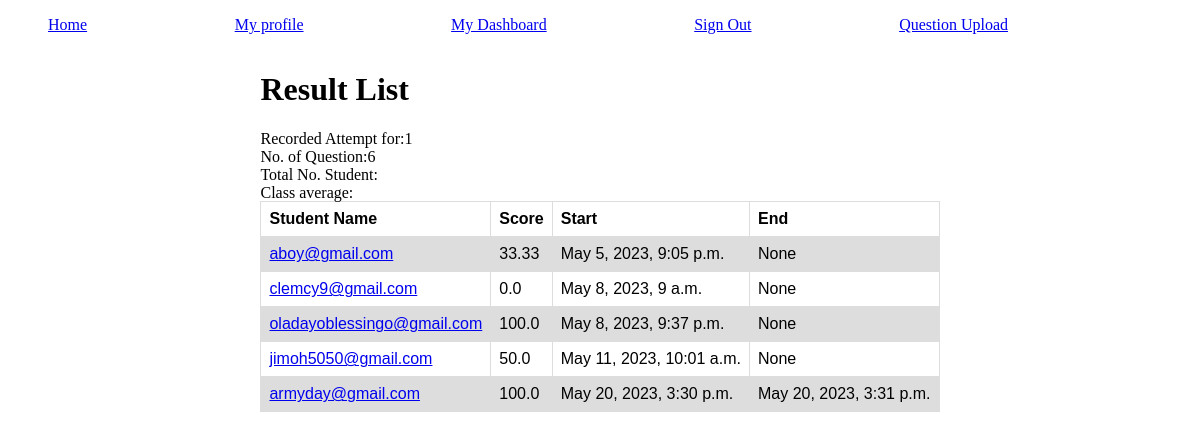
The app's page /quiz/result_list/2 (signed in) with its own data.
### cbt_app/models.py (models this page shows, shortened)
class Sitting(models.Model):
    user = models.ForeignKey(settings.AUTH_USER_MODEL, on_delete=models.DO_NOTHING)
    quiz = models.ForeignKey(Quiz,on_delete=models.DO_NOTHING)
    question_all = models.CharField(max_length=1024, verbose_name='All Questions', validators=[validate_comma_separated_integer_list])
    question_attempted = models.CharField(max_length=1024, verbose_name='Answered Questions', validators=[validate_comma_separated_integer_list])
    question_unattempted = models.CharField(max_length=1024, verbose_name='Unanswered Questions', validators=[validate_comma_separated_integer_list])
    question_failed = models.CharField(max_length=1024, verbose_name='Failed Questions', validators=[validate_comma_separated_integer_list])
    question_passed = models.CharField(max_length=1024, verbose_name='Passed Questions', validators=[validate_comma_separated_integer_list])
    question_choice_pair = models.JSONField(blank=True, default=dict, help_text='json format question choice pair')
    is_completed = models.BooleanField('Is completed', default=False)
    current_score = models.IntegerField(default=0)
    start_time =models.DateTimeField(auto_now_add=True)
    end_time =models.DateTimeField(null=True, blank=True)
    objects = models.Manager()
    sits = SittingManager()
    def get_score(self):
        all_quest = list(map(int,self.question_all.split(',')))
        total_quest = len(all_quest)
        total_points = self.current_score
        percent_score = (total_points/total_quest)*100
        return round(percent_score,2)

### auth1/models.py (models this page shows)
class User(AbstractUser):
    first_name = models.CharField(max_length=30, blank=False)
    last_name = models.CharField(max_length=30, blank=False)
    email = models.EmailField(unique=True, blank=False)
    is_student = models.BooleanField('Are you a student?',blank=False)
    USERNAME_FIELD = 'email'
    REQUIRED_FIELDS = ['first_name','last_name','username','is_student']
    def __str__(self):
        return self.email

### cbt_app/views.py (the view)
# urls.py: path('result_list/<int:quiz_id>', view=result_list, name='result_list'),
@login_required
def result_list(request,quiz_id):
    user = request.user
    if not user.is_student:
        contents = Quiz.objects.filter(examiner=user)
        sitting = Sitting.objects.filter(quiz__examiner=user)
        quiz_sit_pair ={
            x:x.get_score() for x in sitting
        }
        sits = Sitting.objects.filter(quiz__id =quiz_id)
        context = {
            'quiz_attempt':sits.count(),
            'quiz_total_question':len(sits[0].question_all.split(',')),
            'contents':contents,
            'sittings':sitting,
            'quiz_pair':quiz_sit_pair,
        }
        return render(request, 'result_list.html', context)

### templates/result_list.html (shortened to what this page needs)
{% extends 'base.html' %}
{% block content %}
{% if user.is_student %}
<div class="container" style="width: 100vw; display: flex; justify-content: center;">
    <div class="parent">
        <h1>
            User Dashboard
        </h1>
        <h2>
            {% for message in messages %}
                {{message}}
            {% endfor %}
        </h2>
        <table style="width: 100%;">
            <tr>
                <thead>Available Exams</thead>
            </tr>
            <tr>
                <th>Exams Title</th>
                <th>Subject(course)</th>
                <th>Class(level)</th>
                <th>Duration (min)</th>
            </tr>
            {% for quiz in contents %}
            <tr>
                <td><a href="{% url 'cbt_app:take_quiz' quiz.id %}">{{quiz}}</a></td>
                <td>{{quiz.course}}</td>
                <td>{{quiz.level}}</td>
                <td>{{quiz.duration}}</td>
            </tr>
            {% endfor %}
        </table>
    </div>
</div>
{% else %}
<div class="container" style="width: 100vw; display: flex; justify-content: center;">
    <div class="parent">
        <h1>
            Result List
        </h1>
        <table style="width: 100%;">
            <tr>
                <th>Student Name</th>
                <th>Score</th>
                <th>Start</th>
                <th>End</th>
            </tr>
            {% for x,y in quiz_pair.items %}
            <tr>
                <td><a href="#">{{x.user}}</a></td>
                <td>{{y}}</td>
                <td>{{x.start_time}}</td>
                <td>{{x.end_time}}</td>
            </tr>
            {% endfor %}
        </table>
    </div>
</div>
{% endif %}
{% endblock %}

### templates/base.html (style rules this page uses)
table { font-family: arial, sans-serif; border-collapse: collapse; width: 100%; }
td, th { border: 1px solid #dddddd; text-align: left; padding: 8px; }
tr:nth-child(even) { background-color: #dddddd; }

### records on screen
Sitting: user "aboy@gmail.com", y "33.33", start_time "May 5, 2023, 9:05 p.m.", end_time "None"
Sitting: user "clemcy9@gmail.com", y "0.0", start_time "May 8, 2023, 9 a.m.", end_time "None"
Sitting: user "oladayoblessingo@gmail.com", y "100.0", start_time "May 8, 2023, 9:37 p.m.", end_time "None"
Sitting: user "jimoh5050@gmail.com", y "50.0", start_time "May 11, 2023, 10:01 a.m.", end_time "None"
Sitting: user "armyday@gmail.com", y "100.0", start_time "May 20, 2023, 3:30 p.m.", end_time "May 20, 2023, 3:31 p.m."
